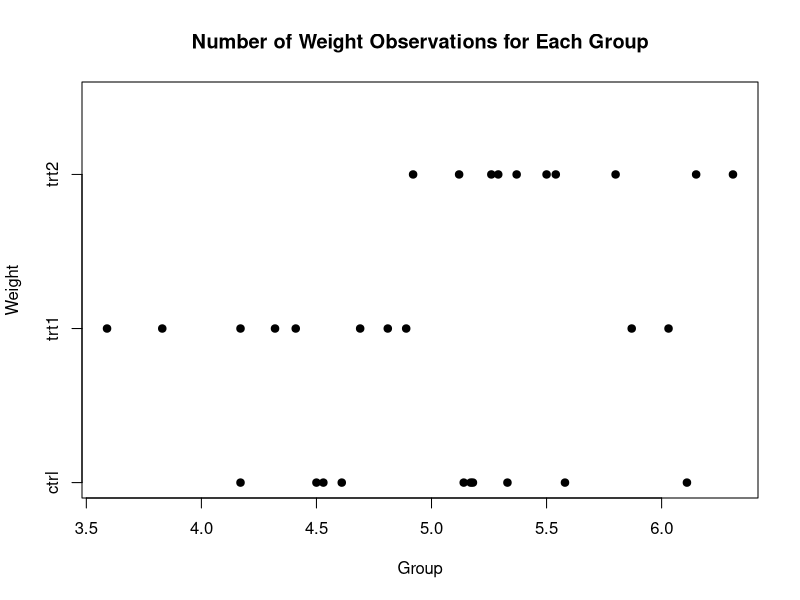
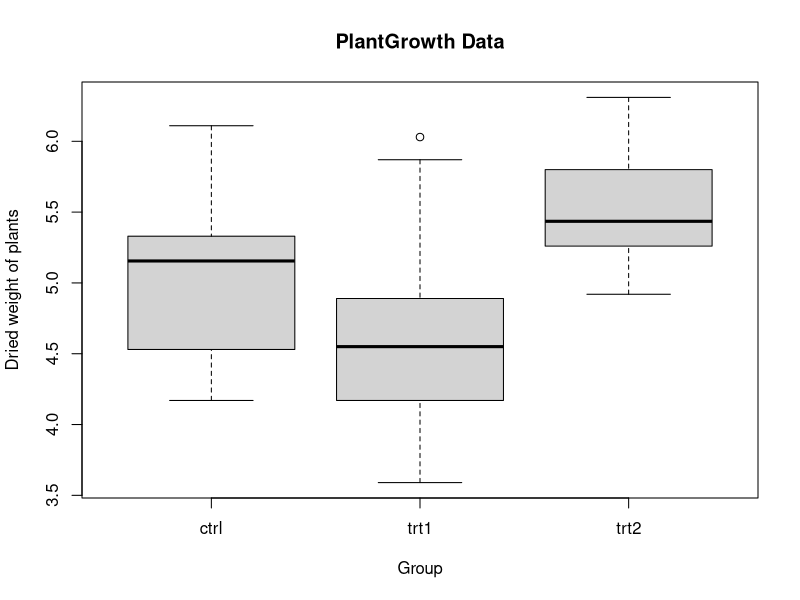
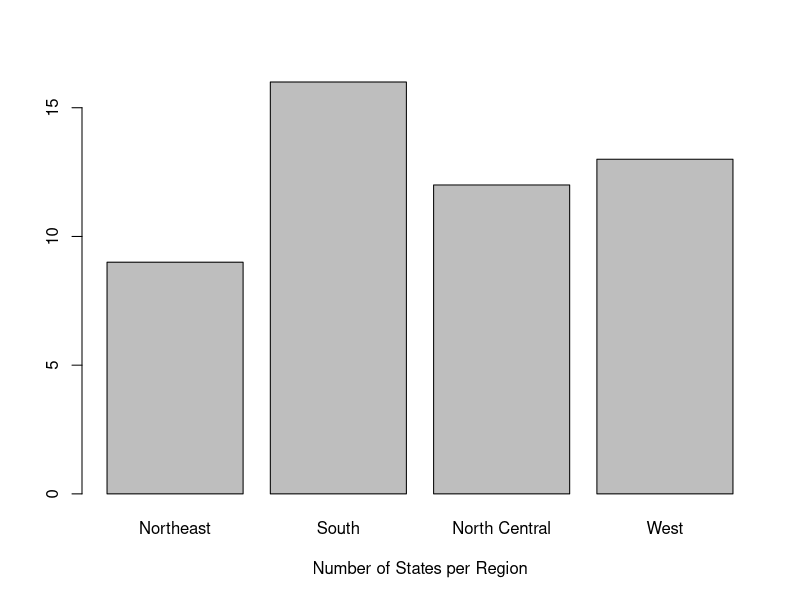

R code for these plots, in order:
# cs201_asn_2.R
# Ez Racancoj s1326470
# CS-201
# Spting 2024

#In the built-in R data frame called PlantGrowth, how many rows (observations) 
#and columns (variables) are there? What class and data type are the variables?

#Answer 
# there are 30 rows and 2 columns 
# for the weight var the class is numeric and it's data type is doulbe 
# for the group var the class is factor and the data type is integer 

data("PlanGrowth")

head(PlantGrowth)

number_o_rows <- nrow(PlantGrowth)
number_o_cols <- ncol(PlantGrowth)

cat("number of rows: ", number_o_rows, "\n")
cat("number of colunms: ", number_o_cols, "\n")


info <- sapply(PlantGrowth, function(x)
{
  class_info <- class(x)
  data_type <- typeof(x)
  c(Class = class_info, DataType = data_type)
})

print(info)

#What are the median, maximum and minimum weights for each of the three 
#groups (ctrl, trt1, trt2)? It's suggested to review useful example #2 
#(iris) for this.

#answer 
#ctrl{median 5.155, maximum 6.11 and minimum 4.17}, 
#trt1{median 4.55, maximum 6.03 and minimum 3.59} and 
#trt2{median 5.435, maximum 6.31 and minimum 4.92}

ctrl <- PlantGrowth$group == 'ctrl'

median(PlantGrowth$weight[ctrl]) 
max(PlantGrowth$weight[ctrl])  
min(PlantGrowth$weight[ctrl]) 

trt1 <- PlantGrowth$group == 'trt1'

median(PlantGrowth$weight[trt1]) 
max(PlantGrowth$weight[trt1])   
min(PlantGrowth$weight[trt1])  

trt2 <- PlantGrowth$group == 'trt2'

median(PlantGrowth$weight[trt2]) 
max(PlantGrowth$weight[trt2])   
min(PlantGrowth$weight[trt2])   

#Generate a plot that shows the number of weight observations for each group. 
#There should be one plot containing all three groups


#load the PlantGrowth dataset again for convenience 
data("PlantGrowth")

stripchart(PlantGrowth$weight ~ PlantGrowth$group,main = 
           "Number of Weight Observations for Each Group", xlab = "Group", 
           ylab = "Weight",method = "stack",pch = 19,col = PlantGrowth$group)





#Generate a boxplot of group vs. weight. The boxplot title must be 
#"PlantGrowth Data". The horizontal axis label must be "Group". 
#The vertical axis label must be "Dried weight of plants".


#load the PlantGrowth dataset again for convenience 
data("PlantGrowth")

boxplot(weight ~ group, data = PlantGrowth, main = "PlantGrowth Data",
        xlab = "Group", ylab = "Dried weight of plants")

#R has a group of built-in datasets for US state data. Run ?state in the R 
#console to see which datasets exist.

?state


#Use the built-in state.abb, state.area, and state.regions vectors to create 
#a data frame called st_area_region, which will contain the 50 state 
#abbreviations and their associated areas (square miles) and regions


st_area_region <- data.frame(
  state = state.abb,
  area = state.area,
  region = state.region
)

print(st_area_region)


#What is the sum of the 50 state areas in square miles? Use the data in 
#the st_area_region data frame, not in state.area.

#answer 3618399

total_area <- sum(st_area_region$area)

print(total_area)


#Which state has the largest area? the smallest area? Use the data in 
#the st_area_region data frame, not in state.area.

#answer state with the largest area AK state with the smallest area RI


largest_area_state <- st_area_region[which.max(st_area_region$area), ]

smallest_area_state <- st_area_region[which.min(st_area_region$area), ]

print(paste("state with the largest area:", largest_area_state$state))
print(paste("State with the smallest area:", smallest_area_state$state))


#Generate a plot that shows the number of states in each of the four 
#regions. The x axis should be labeled "Number of states per region". 
#There should be just one plot containing all four regions.

region_occurrences <- table(st_area_region$region)

barplot(region_occurrences, xlab = 'Number of States per Region')

#What are the total areas of each of the four regions?

# answer northeast: 169353 south: 899556 north central: 765530 west: 1783960

sum(st_area_region$area[st_area_region$region == 'Northeast'])
sum(st_area_region$area[st_area_region$region == 'South'])
sum(st_area_region$area[st_area_region$region == 'North Central'])
sum(st_area_region$area[st_area_region$region == 'West'])

#Write and test the function rand_bw() that returns one random integer in a 
#specified range of integers. The function would be called as follows:

#rand_bw <- function(start_o_rang, end_o_rang) {
#  return(sample(start_o_rang:end_o_rang, 1))
#}

rand_bw <- function(low, high) {
  return(sample(low:high, 1))
  }

rand_bw(1, 6)				# return an integer between 1 and 6
rand_bw(0, 1)				# return an integer between 0 and 1
rand_bw(19, 0)			# return an integer between 19 and 0
rand_bw(low = 1, high = 20)	# return an integer between 1 and 20
rand_bw(hi = 1, lo = 20)		# return an integer between 1 and 20

#Write and test the function pypr() that accepts a vector as input and 
#returns a string that represents the vector in square-bracketed form (like Python). 
#The function would be used as follows:

pypr <- function(vector) {
  return(paste("[", paste(vector, collapse = ", "), "]", sep = ""))
}

vector1 <- c(1, 2, 3, 4, 5)
vector2 <- c("apple", "banana", "circle")

print(pypr(vector1))  # Should print "[1, 2, 3, 4, 5]"
print(pypr(vector2))  # Should print '["apple", "banana", "orange"]'
